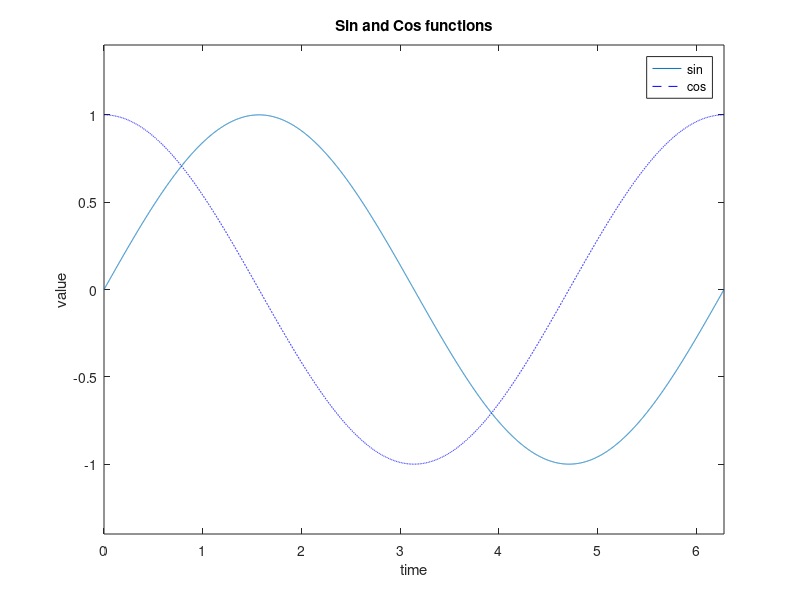

The MATLAB source for this figure:
clc, clearvars;
figure;
t = 0:0.001:2 * pi;
plot(t, sin(t));
hold on;
plot(t, cos(t),"LineStyle","--", "Color","blue");
xlabel("time");
ylabel("value");
title("Sin and Cos functions");
legend("sin", "cos");
xlim([0, 2*pi]);
ylim([-1.4, 1.4]);
